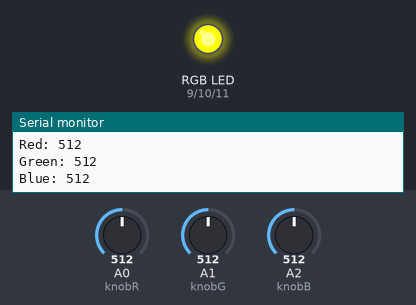
Bench run of a sketch on a simulated Arduino Uno, built with avr-gcc and run on an emulated ATmega328P. Parts: an RGB LED mixed from three pins (HIGH = lit), the last lines printed to the serial monitor. Inputs (shaded band) come from the test bench; at power-on: A2 (knobB) = 512, A0 (knobR) = 512, A1 (knobG) = 512. Dim RGB values are drawn brighter than linear.

Above: at 1.2 s.
1.3 s: A2 (knobB) set to 716
At 1.9 s:
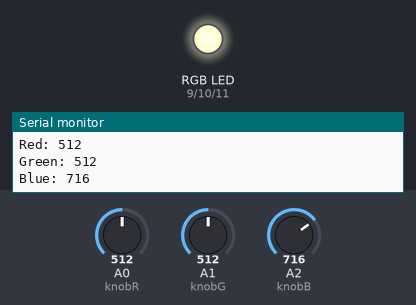
2.8 s: A0 (knobR) set to 122
At 3.6 s:
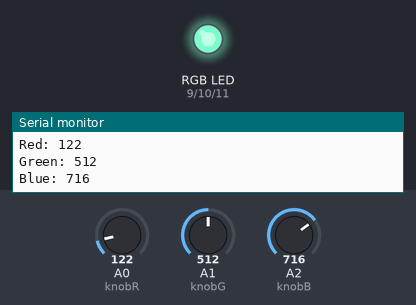
4.3 s: A1 (knobG) set to 0
At 5.4 s:
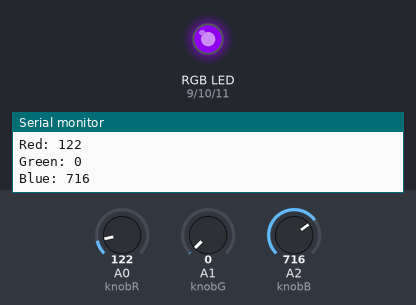
5.8 s: A0 (knobR) set to 0
At 7.0 s:
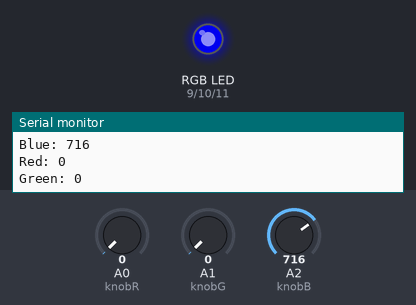
7.3 s: A1 (knobG) set to 122
At 8.5 s:
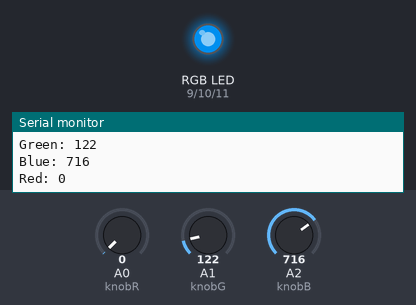
8.8 s: A2 (knobB) set to 753
10.3 s: A2 (knobB) set to 768
At 10.8 s:
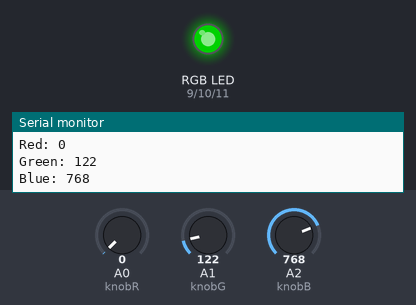
Timing chart, 0 to 12.8 s (numbered marks = the images above; inputs shaded):
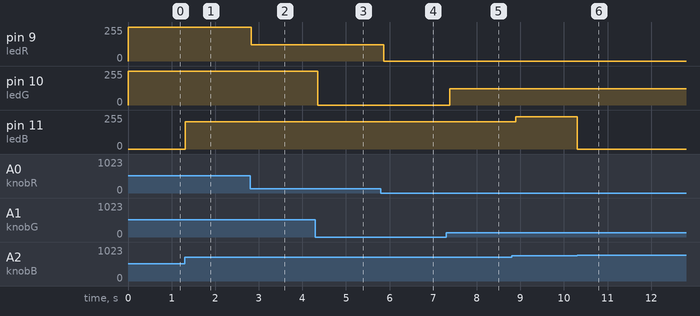

Measured:
- after the input at 1.3 s, pin 11 (ledB): 0/255 → 204/255 at once
- after the input at 2.8 s, pin 9 (ledR): 255/255 → 122/255 at once
- after the input at 4.3 s, pin 10 (ledG): 255/255 → 0/255 after 0.05 s
- after the input at 5.8 s, pin 9 (ledR): 122/255 → 0/255 after 0.06 s
- after the input at 7.3 s, pin 10 (ledG): 0/255 → 122/255 after 0.08 s
- after the input at 8.8 s, pin 11 (ledB): 204/255 → 241/255 after 0.09 s
- after the input at 10.3 s, pin 11 (ledB): 241/255 → 0/255 at once

The sketch:

engrl_2_3.ino
```cpp
/*
 * File:        engrl_2_3.ino
 * Description: 3 knobs control an RGB led
 * Created:     2026-02-12
 * Author:      Sean Cajigal
 */

const int ledR = 9;
const int ledG = 10;
const int ledB = 11;

const int knobR = A0;
const int knobG = A1;
const int knobB = A2;

int knobRState=0;
int knobGState=0;
int knobBState=0;

void setup()
{
  // set LED components to OUTPUT
  pinMode(ledR, OUTPUT);
  pinMode(ledG, OUTPUT);
  pinMode(ledB, OUTPUT);

  // set knobs to INPUT
  pinMode(knobR, INPUT);
  pinMode(knobG, INPUT);
  pinMode(knobB, INPUT);

  Serial.begin(9600);
}

void loop()
{
  // update knob states
  knobRState = analogRead(knobR);
  knobGState = analogRead(knobG);
  knobBState = analogRead(knobB);

  // debugging/troubleshooting
  Serial.print("\n\n\n\n\n\n\n\n\n\nRed: ");
  Serial.println(knobRState);
  Serial.print("Green: ");
  Serial.println(knobGState);
  Serial.print("Blue: ");
  Serial.println(knobBState);

  // update LED components to the knob states
  analogWrite(ledR, knobRState);
  analogWrite(ledG, knobGState);
  analogWrite(ledB, knobBState);

  delay(100);
}
```
